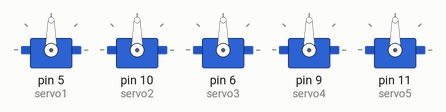
This sketch was run on a simulated Arduino Uno, built with avr-gcc and run on an emulated ATmega328P. Shown: 5 × servo.

Above: at 0.1 s.
At 10.1 s:
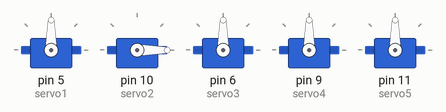
At 14.1 s:
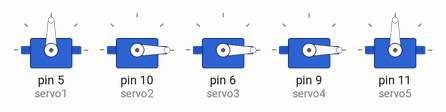
At 20.1 s:
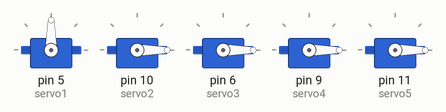
At 26.1 s:
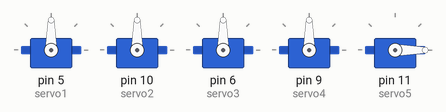
At 38.1 s:
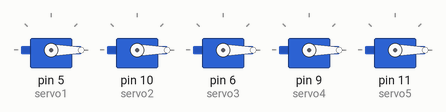
Timing chart, 0 to 39.6 s (numbered marks = the images above):
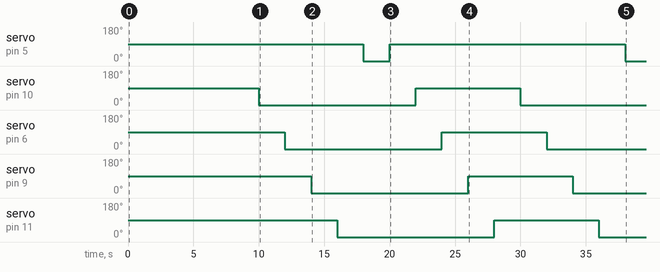

The sketch:

MultipleServoTest.ino
```cpp
#include <Servo.h>

Servo servo1;
Servo servo2;
Servo servo3;
Servo servo4;
Servo servo5;


void setup() {
  // put your setup code here, to run once:
  servo1.attach(5);
  servo2.attach(10);
  servo3.attach(6);
  servo4.attach(9);
  servo5.attach(11);
}

void loop() {
  // put your main code here, to run repeatedly:
  servo1.write(90);
  delay(2000);
  servo2.write(90);
  delay(2000);
  servo3.write(90);
  delay(2000);
  servo4.write(90);
  delay(2000);
  servo5.write(90);
  delay(2000);
  servo2.write(0);
  delay(2000);
  servo3.write(0);
  delay(2000);
  servo4.write(0);
  delay(2000);
  servo5.write(0);
  delay(2000);
  servo1.write(0);
  delay(2000);
}
```

Measured:
- by itself, servo on pin 5 (servo1): 90° → 0° at 18.0 s, → 90° 2.0 s later, → 0° 18.0 s later
- by itself, servo on pin 10 (servo2): 90° → 0° at 10.0 s, → 90° 12.0 s later, → 0° 8.0 s later
- by itself, servo on pin 6 (servo3): 90° → 0° at 12.0 s, → 90° 12.0 s later, → 0° 8.0 s later
- by itself, servo on pin 9 (servo4): 90° → 0° at 14.0 s, → 90° 12.0 s later, → 0° 8.0 s later
- by itself, servo on pin 11 (servo5): 90° → 0° at 16.0 s, → 90° 12.0 s later, → 0° 8.0 s later
